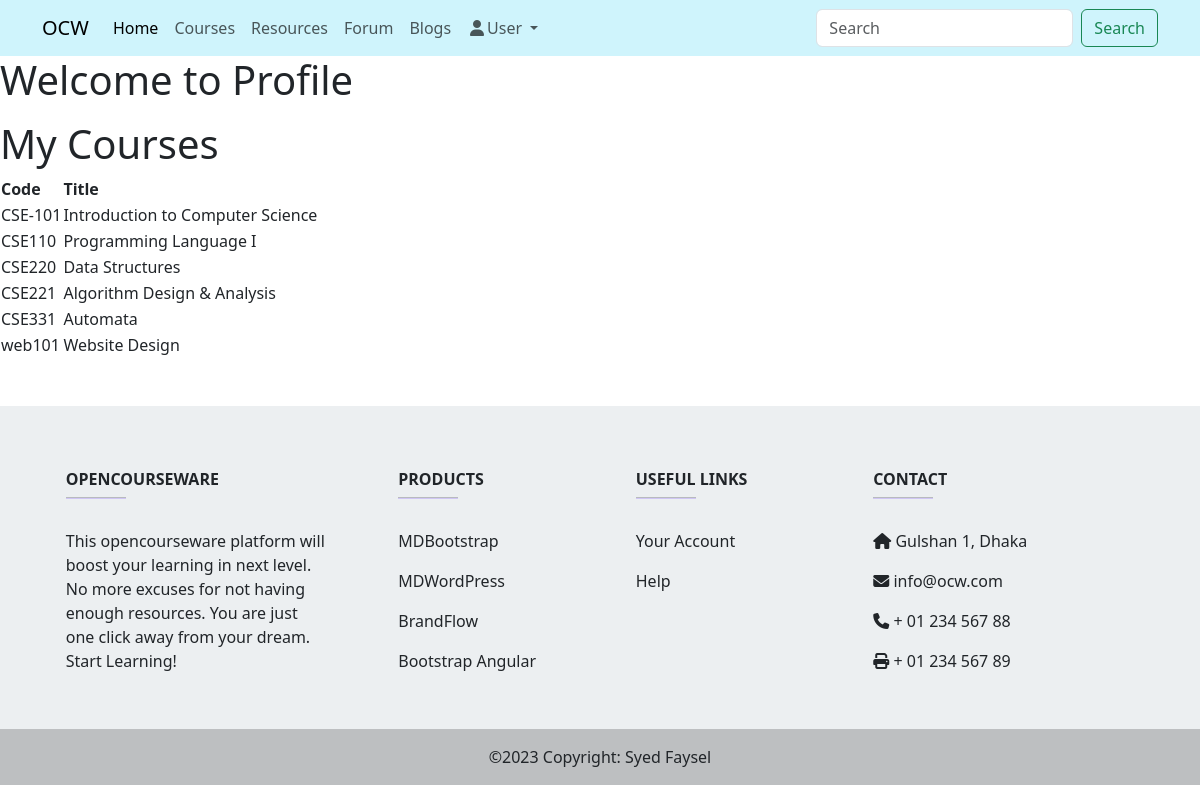
/public/user/index.php, run on an earlier commit of the app's database.
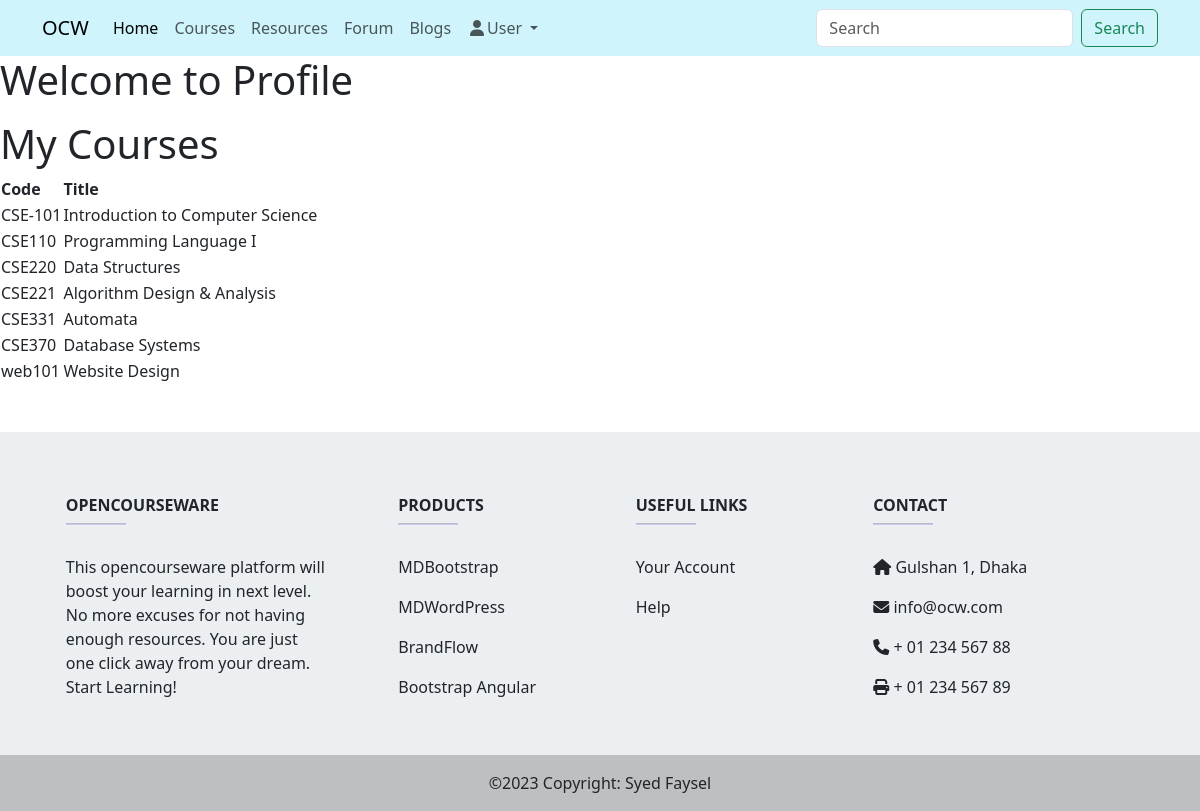
And on a later commit of the database.
### tables this page shows
CREATE TABLE `courses` (
  `course_code` varchar(10) NOT NULL,
  `course_title` varchar(100) NOT NULL,
  `course_description` text DEFAULT NULL,
  `price_type` enum('FREE','PAID') DEFAULT NULL,
  `course_price` decimal(10,2) NOT NULL,
  `course_type` enum('Academic','Skill') NOT NULL,
  `difficulty_level` enum('Beginner','Intermediate','Advance') DEFAULT NULL,
  `thumbnail` varchar(50) DEFAULT NULL,
  `added_by` varchar(50) DEFAULT NULL,
  `created_at` timestamp NOT NULL DEFAULT current_timestamp()
);

### config/dbconnect.php (called while the page is built)
<?php
class Dbconnect {
    private $host = "localhost";
    private $user = "root";
    private $password = "";
    private $database = "ocw";
    public function getConnection() {
        $dsn = "mysql:host=" . $this->host . ";dbname=" . $this->database;
        $pdo = new PDO($dsn, $this->user, $this->password);
        $pdo->setAttribute(PDO::ATTR_DEFAULT_FETCH_MODE, PDO::FETCH_ASSOC);
        return $pdo;
    }
}
?>

### config/classes/Courses.php (called while the page is built, shortened)
<?php
require_once $_SERVER['DOCUMENT_ROOT'] . '/OCW/config/dbconnect.php';
class Courses extends Dbconnect {
    private $conn;
    public function __construct() {
        $this->conn = $this->getConnection();
    }
    public function getAllCourses() {
        $stmt = $this->conn->prepare("SELECT * FROM courses");
        $stmt->execute();
        return $stmt->fetchAll();
    }
}
?>

### public/user/index.php (the view, shortened to what this page needs)
<?php
require_once $_SERVER['DOCUMENT_ROOT'] . '/OCW/config/dbconnect.php';
require_once $_SERVER['DOCUMENT_ROOT'] . '/OCW/config/classes/Courses.php';
$course= new Courses();
$courses = $course->getAllCourses();
require_once $_SERVER['DOCUMENT_ROOT'] . '/OCW/public/templates/header.php';
?>
</head>
<body>
    <?php include $_SERVER['DOCUMENT_ROOT'] . '/OCW/public/templates/navigation.php'; ?>
    <h1>Welcome to Profile</h1>
    <h1>My Courses</h1>
    <table>
        <thead>
            <tr>
                <th>Code</th>
                <th>Title</th>
            </tr>
        </thead>
        <tbody>
            <?php foreach($courses as $c): ?>
            <tr>
                <td><?= $c['course_code']; ?></td>
                <td><?= $c['course_title']; ?></td>
            </tr>
            <?php endforeach; ?>
        </tbody>
    </table>
    <?php include $_SERVER['DOCUMENT_ROOT'] . '/OCW/public/templates/footer.php'; ?>
</body>
</html>

What changed in the data, as far as the page shows it:
added courses: course_code "CSE370", course_title "Database Systems"
